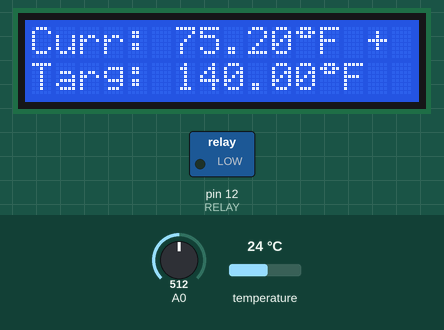
A sketch run on a simulated Arduino Uno, built with avr-gcc and run on an emulated ATmega328P. Parts: 16×2 character LCD, switched loads named in the sketch (green lamp = pin HIGH). Inputs (shaded band) come from the test bench; at power-on: temperature 24 °C, A0 = 512.

Above: at 1.7 s.
1.8 s: temperature set to 28 °C
At 2.6 s:
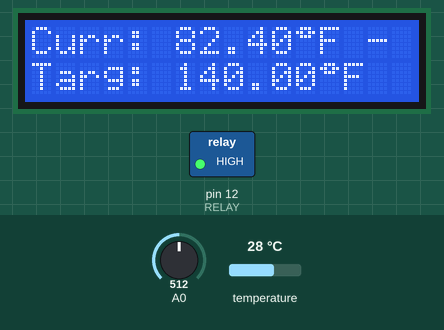
4.3 s: A0 set to 306
At 5.7 s:
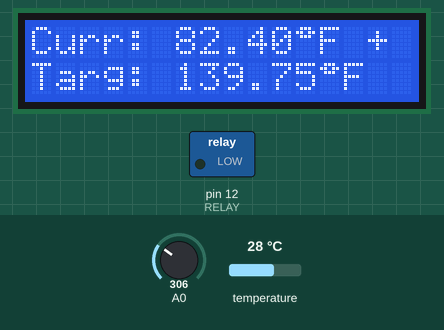
7.8 s: temperature set to 12 °C
At 9.1 s:
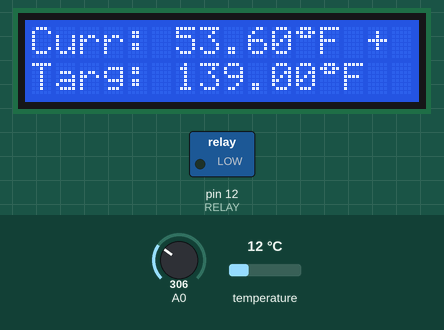
10.7 s: temperature set to 19 °C
At 12.0 s:
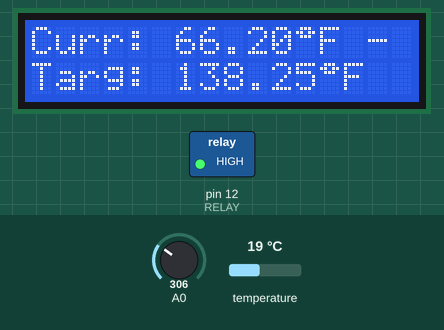
13.7 s: A0 set to 130
At 16.8 s:
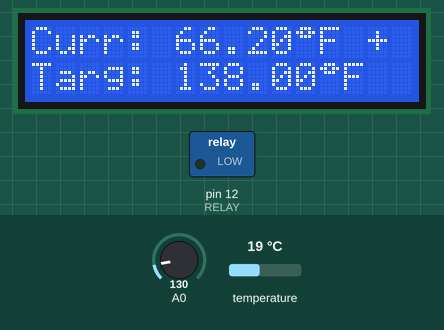
Timing chart, 0 to 18.3 s (numbered marks = the images above; inputs shaded):
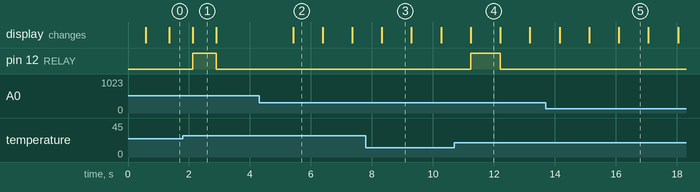

The sketch:

SousViduino.ino
```cpp
//
// keith p jolley
// squalor heights, jamul, ca, usa
// Mon Jan 29 04:30:46 PST 2018
//
// an arduino sous vide setup. there should be a readme with this.
//

double targetTemp = 140.0; // °F -- the temperature we want to hold

// define this if you want data being sent to the serial port
#undef _SERIAL_OUT_

// Temp probe stuff
// Data wire is plugged into this pin on the Arduino
#include <OneWire.h>                // version 2.3
#include <DallasTemperature.h>      // version 3.7.6
#define ONE_WIRE_BUS 11             // this goes to the thermometer.
// Setup a oneWire instance to communicate with any OneWire devices (not just Maxim/Dallas temperature ICs)
OneWire oneWire(ONE_WIRE_BUS);
// Pass our oneWire reference to Dallas Temperature.
DallasTemperature sensors(&oneWire);

// RELAY STUFF
#define RELAY 12 // relay is controlled from this pin

// keypad/LCD stuff
#include <LiquidCrystal.h>    // installed w/ Arduino 1.8.5
#include <LCDKeypad.h>        // no version number, whatever is current as of 31Jan2018
#define DEGREE        1       // create a "degree" -> ° <- symbol
byte c_degree[8] = { B01110, B11011, B01110, B00000, B00000, B00000, B00000, B00000 };
LCDKeypad lcd;

// PID stuff -- much of it cut & paste from the PID_AutoTune example.
#include <PID_v1.h>                  // version 1.1.1
#include <PID_AutoTune_v0.h>         // version 0.0.1 (nothing finer than 14 year old v0.0.1 code!)
double aTuneOutputStartVal = 5.0;    // this is a number with a purpose and units. it does something.
double actualTemp = targetTemp;      // °F -- the actual temperature. set it to something reasonable.
double output = aTuneOutputStartVal; // apparently this is something and has units too. good luck!
byte ATuneModeRemember = 2;
double kp = 2, ki = 0.5, kd = 2;
double aTuneStep = 50.0, aTuneNoise = 1.0;
unsigned int aTuneLookBack = 20;     // how much history to remember.
boolean tuning = false;
#ifdef _SERIAL_OUT_
unsigned long serialTime = 0;
#endif

PID_ATune aTune(&actualTemp, &output);
PID myPID(&actualTemp, &output, &targetTemp, kp, ki, kd, DIRECT); // see how that works?  Yeah, me neither.

// show something of interest on the device' LCD
void LCDshowTemp(float target, float current, bool onoff) {
  lcd.clear();
  lcd.print("Curr: ");
  lcd.print(current);
  lcd.write(DEGREE);
  lcd.print("F ");
  lcd.print(onoff ? "+" : "-");  // <- toggle this to show if the relay is on or off
  lcd.setCursor(0, 1);
  lcd.print("Targ: ");
  lcd.print(target);
  lcd.write(DEGREE);
  lcd.print("F");
  return;
}

// more cut & paste code
void changeAutoTune() {
  if (!tuning) {
    //Set the output to the desired starting frequency.
    output = aTuneOutputStartVal;
    aTune.SetNoiseBand(aTuneNoise);
    aTune.SetOutputStep(aTuneStep);
    aTune.SetLookbackSec((int)aTuneLookBack);
    AutoTuneHelper(true);
    tuning = true;
  } else {
    //cancel autotune
    aTune.Cancel();
    tuning = false;
    AutoTuneHelper(false);
  }
}

// the "thermometer" i'm using happens to give its readings in °C
// but i am more familiar with °F. you do what works for you.
// btw - i worked out these equations without looking them up.
// pen and paper for the win. :)

// celsius to farenheit
float c2f(float c) {
  return (c * 1.8 + 32.0);
}
// farenheit to celsius  (not used)
float f2c(float f) {
  return ((5.0 * f - 160.0) / 9.0);
}

void setup(void) {
  // start serial port and show we are live.
#ifdef _SERIAL_OUT_
  Serial.begin(9600);
  Serial.println("hello world");
#endif
  sensors.begin();
  lcd.createChar(DEGREE, c_degree);
  lcd.begin(16, 2);
  lcd.clear();
  lcd.print("Welcome to");
  delay(500);
  lcd.setCursor(0, 1);
  lcd.print("THE FUTURE!");
  digitalWrite(RELAY, LOW);
  pinMode(RELAY, OUTPUT); // ONEWIRE already init'd in globals.
  myPID.SetMode(AUTOMATIC);
  return;
}

#ifdef _SERIAL_OUT_
// all this serial output is more for troubleshooting than anything. not needed.
void SerialSend() {
  Serial.print("targetTemp: "); Serial.print(targetTemp); Serial.print("°F, ");
  Serial.print("actualTemp: "); Serial.print(actualTemp); Serial.print("°F, ");
  Serial.print("output: ");     Serial.print(output);     Serial.print(", ");
  if (tuning) {
    Serial.print("[tuning]");
  } else {
    Serial.print("kp: "); Serial.print(myPID.GetKp()); Serial.print(", ");
    Serial.print("ki: "); Serial.print(myPID.GetKi()); Serial.print(", ");
    Serial.print("kd: "); Serial.print(myPID.GetKd()); Serial.print(", ");
  }
  Serial.print("relay: "); Serial.println(output > 0 ? "ON" : "OFF");
  return;
}

//// i expect no input
void SerialReceive() {
  if (Serial.available())  {
    char b = Serial.read();
    Serial.flush();
    if ((b == '1' && !tuning) || (b != '1' && tuning)) {
      changeAutoTune();
    }
  }
  return;
}
#endif

// this does something.
void AutoTuneHelper(boolean start) {
  if (start) {
    ATuneModeRemember = myPID.GetMode();
  } else {
    myPID.SetMode(ATuneModeRemember);
  }
}

void waitReleaseButton() {
  delay(50);
  while (lcd.button() != KEYPAD_NONE)  {
  }
  delay(50);
}

void loop(void) {

  // loop:
  // - see if user wants to change targetTemp.
  //   - if so, change targetTemp
  // - get actualTemp
  // - run the PID code to see if we need more heat or not
  // - possibly update our serial output timer (ick)
  // - update the LCD
  // - set the relay on or off

  //  i doubt that any small changes in target temp would require
  //  retuning. this button code doesn't work as smoothly as i'd
  //  like but i don't think i'll use it often enough to warrant improving
  //  it. a reboot will bring the targetTemp back to the value hardcoded
  //  above.

  int buttonPressed = lcd.button();
  if (buttonPressed == KEYPAD_UP) {
#ifdef _SERIAL_OUT_
    Serial.println("Increasing targetTemp by 0.25°F");
#endif
    targetTemp += 0.25;
    delay(200); // to prevent massive changes
  }
  else if (buttonPressed == KEYPAD_DOWN) {
    targetTemp -= 0.25;
#ifdef _SERIAL_OUT_
    Serial.println("Decreasing targetTemp by 0.25°F");
#endif
    delay(200); // to prevent massive changes
  }

  // now is the time for all good men...
  unsigned long now = millis();

  // call sensors.requestTemperatures() to issue a global temperature
  // request to all devices on the bus
  sensors.requestTemperatures(); // Send the command to get temperatures
  actualTemp = c2f(sensors.getTempCByIndex(0));  // convert temp to °F

  if (tuning) {
    byte val = aTune.Runtime();
    tuning = (val == 0);
    if (!tuning) {
      kp = aTune.GetKp();
      ki = aTune.GetKi();
      kd = aTune.GetKd();
      myPID.SetTunings(kp, ki, kd);
      AutoTuneHelper(false);
    }
  } else {
    myPID.Compute();  // this updates globals.
  }

#ifdef _SERIAL_OUT_
  // update the timers for the PID
  if (millis() > serialTime) {
    SerialReceive();
    SerialSend();
    serialTime += 500;
  }
#endif

  LCDshowTemp(targetTemp, actualTemp, output > 0.0); // update the LCD
  digitalWrite(RELAY, (output > 0.0) ? LOW : HIGH); // Turn on/off the relay

  return;
}
```

Measured:
- after the input at 1.8 s, pin 12 (RELAY): LOW → HIGH after 0.33 s, → LOW 0.77 s later; the display: changes after 0.33 s (image 1)
- after the input at 4.3 s, the display: changes after 1.1 s (image 2)
- after the input at 10.7 s, pin 12 (RELAY): LOW → HIGH after 0.54 s, → LOW 0.97 s later; the display: changes after 0.54 s (image 4)
- what the display in image 2 shows lasts 1.0 s, from 5.4 s to 6.4 s
